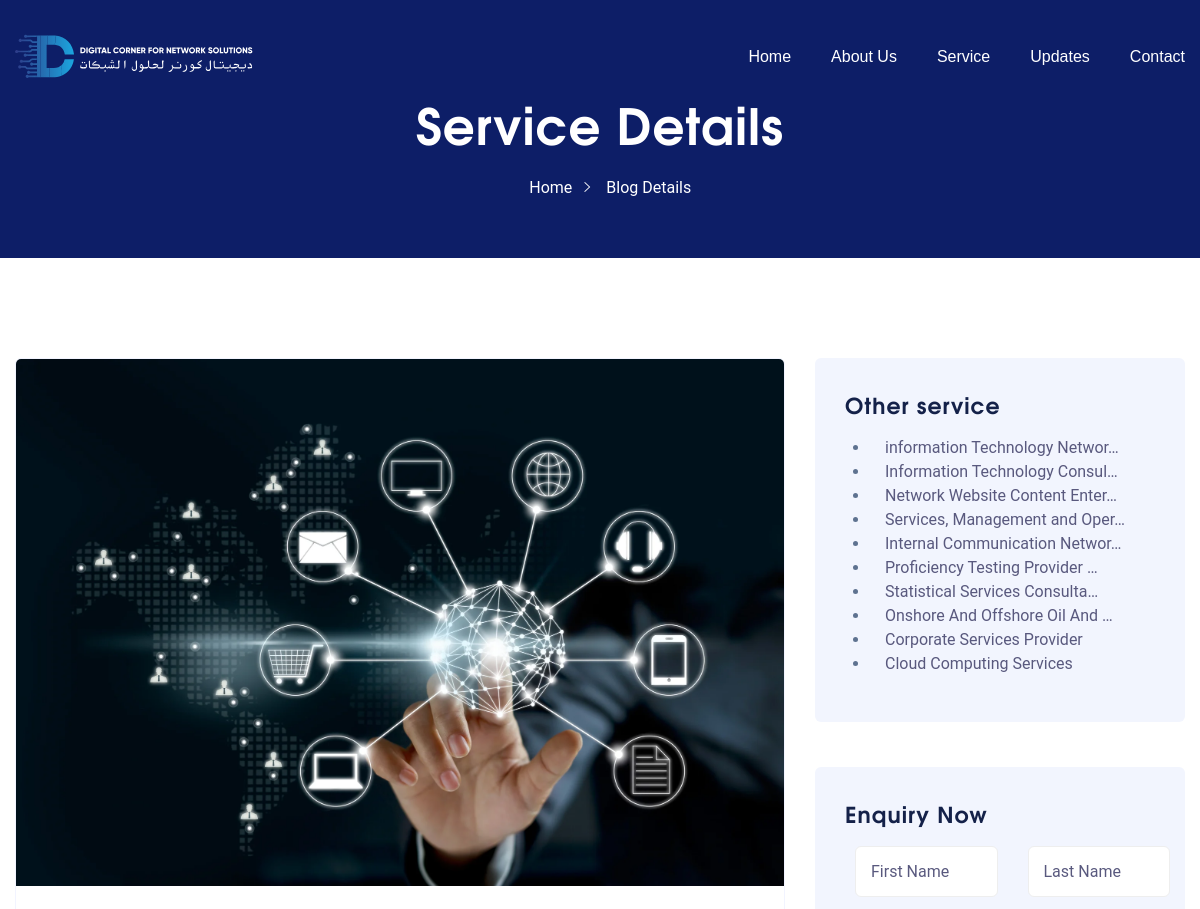
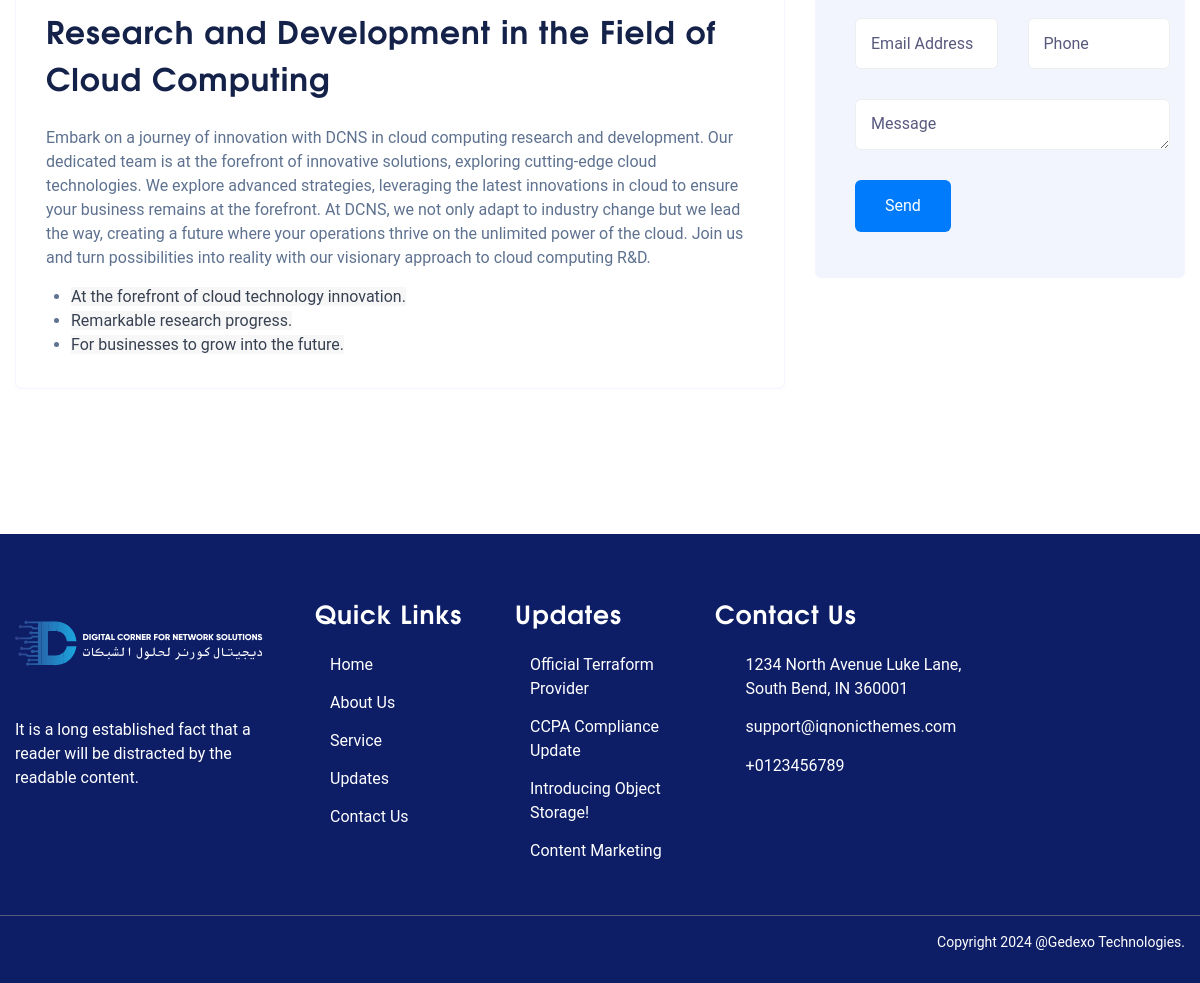
The page /service_details/research-and-development-in-the-field-of-cloud-computing on the database its author committed (2 pictures, top to bottom).
### web/models.py (models this page shows, shortened)
class Service(models.Model):
    title = models.CharField(max_length=500)
    slug = models.SlugField(max_length=500)
    image = models.ImageField(upload_to="services/img/")
    description = RichTextField(blank=True, null=True)
    is_service = models.BooleanField(default=False)
    is_home = models.BooleanField(default=False)
    is_create = models.DateTimeField(auto_now_add=True)
    class Meta:
        ordering = ["id"]
        verbose_name = "service"
        verbose_name_plural = "services"
    def get_absolute_url(self):
        return reverse("web:service_details", kwargs={"slug": self.slug})

class Updates(models.Model):
    title = models.CharField(max_length=255)
    slug = models.SlugField(unique=True)
    description = RichTextField(blank=True, null=True)
    image = models.ImageField(upload_to="web/images/update/")
    pub_date = models.DateField(auto_now_add=True)
    author = models.ForeignKey(User, on_delete=models.CASCADE, default=1)
    category = models.CharField(max_length=100, blank=True, null=True)
    is_updates = models.BooleanField(default=False)
    is_home = models.BooleanField(default=False)
    is_create = models.DateTimeField(auto_now_add=True)
    class Meta:
        ordering = [
            "id",
        ]
        verbose_name = "Updates"
        verbose_name_plural = "Updates"
    def get_absolute_url(self):
        return reverse("web:update_details", kwargs={"slug": self.slug})

### web/views.py (the view, shortened to what this page needs)
# urls.py: path("service_details/<slug:slug>", views.service_details, name="service_details"),
def service_details(request, slug):
    service = get_object_or_404(Service, slug=slug)
    other_services = Service.objects.exclude(slug=slug)
    context = {
        "service": service,
        "request": request,
        "other_services": other_services,
    }
    return render(request, "web/service_details.html", context)

### web/context_processors.py (called while the page is built)
def updates_context(request):
    updates = Updates.objects.filter(is_updates=True)
    return {"updates": updates}

### templates/web/service_details.html (shortened to what this page needs)
{% extends 'web/partials/base.html' %}
{% load static %}
{% block content %}
{% include "web/partials/header2.html" %}
<div class=" main-bg">
    <div class="container-fluid p-0">
        <div class="text-left iq-breadcrumb-one
                  iq-bg-over black     ">
            <div class="container">
                <div class="row align-items-center">
                    <div class="col-sm-12">
                        <nav aria-label="breadcrumb" class="text-center iq-breadcrumb-two">
                            <h2 class="title">
                                Service Details </h2>
                            <ol class="breadcrumb main-bg">
                                <li class="breadcrumb-item"><a href="{% url 'web:index' %}"><i
                                            class="fa fa-home mr-2"></i>Home</a></li>
                                <li class="breadcrumb-item active">Blog Details</li>
                            </ol>
                        </nav>
                    </div>
                </div>
            </div>
        </div>
    </div>
</div>
<div class="iq-blog-section overview-block-ptb">
    <div class="container">
        <div class="row">
            <div class="col-lg-8 col-sm-12 mt-lg-0 mt-5">
                <article id="post-218"
                    class="post-218 post type-post status-publish format-standard has-post-thumbnail hentry category-marketing tag-business tag-marketing">
                    <div class="iq-blog-box">
                        <div class="iq-blog-image clearfix">
                            <img src="{{ service.image.url }}" class="img-fluid" alt="qloud" />
                        </div>
                        <div class="iq-blog-detail">
                            <div class="iq-blog-meta">
                                <h3 class="widget-title">{{ service.title }}</h3>
                            </div>
                            <div class="blog-content">
                                <p>{{ service.description|safe }}</p>
                            </div>
                        </div>
                    </div>
                </article>
            </div>
            <div class="col-lg-4 col-sm-12 mt-lg-0 mt-5">
                <aside id="secondary" class="widget-area" aria-label="Blog Sidebar">
                    <div id="recent-posts-2" class="widget widget_recent_entries">
                        <h2 class="widget-title">Other service</h2>
                        <ul>
                            {% for other_service in other_services %}
                            <li>
                                <a href="{{ other_service.get_absolute_url }}">{{other_service.title|truncatechars:30}}
                                </a>
                            </li>
                            {% endfor %}
                        </ul>
                    </div>
                    <div id="recent-posts-2" class="widget widget_recent_entries">
                        <h2 class="widget-title">Enquiry Now</h2>
                        <ul>
                            <form class="row wpcf7-form ajax redirect" data-redirect="{% url 'web:service' %}"
                                method="post">
                                <div class=row>
                                    <div class="col-lg-12">
                                    </div>
                                    <div class="col-lg-6">
                                        <span class="wpcf7-form-control-wrap first-name">
                                            <input type="text" name="first_name" id="first_name" value="" size="40"
                                                class="wpcf7-form-control wpcf7-text wpcf7-validates-as-required"
                                                aria-required="true" aria-invalid="false" placeholder="First Name"
                                                required />
                                        </span>
                                    </div>
                                    <div class="col-lg-6">
                                        <span class="wpcf7-form-control-wrap last-name">
                                            <input type="text" name="last_name" id="last_name" value="" size="40"
                                                class="wpcf7-form-control wpcf7-text wpcf7-validates-as-required"
                                                aria-required="true" aria-invalid="false" placeholder="Last Name"
                                                required />
                                        </span>
                                    </div>
                                    <div class="col-lg-6">
                                        <span class="wpcf7-form-control-wrap your-email">
                                            <input type="email" name="email" id="email" value="" size="40"
                                                class="wpcf7-form-control wpcf7-text wpcf7-email wpcf7-validates-as-required wpcf7-validates-as-email"
                                                aria-required="true" aria-invalid="false" placeholder="Email Address"
                                                required />
                                        </span>
                                    </div>
                                    <div class="col-lg-6">
                                        <span class="wpcf7-form-control-wrap tel-554">
                                            <input type="tel" name="phone" id="phone" value="" size="40"
                                                class="wpcf7-form-control wpcf7-text wpcf7-tel wpcf7-validates-as-tel"
                                                aria-invalid="false" placeholder="Phone" required />
                                        </span>
                                    </div>
                                    <div class="col-lg-12">
                                        <p>
                                            <span class="wpcf7-form-control-wrap your-message">
                                                <textarea name="message" id="message" cols="40" rows="10"
                                                    class="wpcf7-form-control wpcf7-textarea" aria-invalid="false"
                                                    placeholder="Message" required></textarea>
                                            </span>
                                        </p>
                                    </div>
                                    <div class="col-lg-12">
                                        <input type="submit" value="Send" class="wpcf7-form-control wpcf7-submit" />
                                    </div>
                                </div>
                            </form>
                        </ul>
                    </div>
                </aside>
            </div>
        </div>
    </div>
</div>
{% endblock %}

### templates/web/partials/footer.html (shortened to what this page needs)
{% load static %}
<footer id="contact" class=" iq-over-dark-90">
    <div class="footer-top">
        <div class="container">
            <div class="row">
                <div class="col-lg-3 col-md-6 col-sm-6 ">
                    <div class="widget">
                        <div class="textwidget ">
                            <p><img class="mb-4 img-fluid" src="{% static 'web/images/logo.svg' %}" alt="qloud">
                                <br> It is a long established fact that a reader will be distracted by the readable
                                content.
                            </p>
                        </div>
                    </div>
                </div>
                <div class="col-lg-2 col-md-6 col-sm-6 mt-4 mt-lg-0 mt-md-0 ">
                    <div class="widget">
                        <h4 class="footer-title">Quick Links</h4>
                        <div>
                            <ul class="menu">
                                <li><a href="{% url "web:index" %}" aria-current="page">Home</a></li>
                                <li><a href="{% url "web:about" %}">About Us</a></li>
                                <li><a href="{% url "web:service" %}">Service</a></li>
                                <li><a href="{% url "web:updates" %}">Updates</a></li>
                                <li><a href="{% url "web:contact" %}">Contact Us</a></li>
                            </ul>
                        </div>
                    </div>
                </div>
                <div class="col-lg-2 col-md-6 col-sm-6 mt-lg-0 mt-4">
                    <div class="widget">
                        <h4 class="footer-title ">Updates</h4>
                        <div class="menu-about">
                            <ul id="menu-about-menu" class="menu">
                                {% for update_details in updates %}
                                <li><a href="{{ update_details.get_absolute_url }}">{{ update_details.title }}</a></li>
                                {% endfor %}
                            </ul>
                        </div>
                    </div>
                </div>
                <div class="col-lg-3 col-md-6 col-sm-6 mt-lg-0 mt-4">
                    <div class="widget">
                        <h4 class="footer-title ">Contact Us</h4>
                        <div class="row">
                            <div class="col-sm-12">
                                <ul class="iq-contact">
                                    <li>
                                        <a><i class="fa fa-home"></i><span>1234 North Avenue Luke Lane, South Bend, IN
                                                360001</span></a>
                                    </li>
                                    <li>
                                        <a href="mailto:support@iqnonicthemes.com"><i
                                                class="fa fa-envelope"></i><span>support@iqnonicthemes.com</span></a>
                                    </li>
                                    <li>
                                        <a href="tel:+0123456789"><i
                                                class="fa fa-phone"></i><span>+0123456789</span></a>
                                    </li>
                                </ul>
                            </div>
                        </div>
                    </div>
                </div>
            </div>
        </div>
    </div>
    <div class="copyright-footer">
        <div class="container">
            <div class="pt-3 pb-3">
                <div class="row justify-content-between">
                    <div class="col-lg-6 col-md-12 text-lg-left text-md-center text-center">
                        <div class="social-icone">
                            <ul>
                                <li class="d-inline"><a href="javascript:void(0)"><i class="fa fa-twitter"></i></a></li>
                                <li class="d-inline"><a href="javascript:void(0)"><i class="fa fa-instagram"></i></a>
                                </li>
                                <li class="d-inline"><a href="javascript:void(0)"><i class="fa fa-linkedin"></i></a>
                                </li>
                            </ul>
                        </div>
                    </div>
                    <div class="col-lg-6 col-md-12 text-lg-right text-md-center text-center">
                        <span class="copyright">Copyright <span id="copyright">
                            </span> @Gedexo Technologies.</span>
                    </div>
                </div>
            </div>
        </div>
    </div>
</footer>

### static/web/revslider/css/rs6.css (style rules this page uses)
.rev-scroll-btn.revs-fulldark, { background:#333; border:none; }

### static/web/css/typography.css (style rules this page uses)
html, body { overflow: inherit !important; }
body { font-family: 'Roboto', sans-serif; font-size: 1rem; font-weight: normal; line-height: 1.5; color: #5e7290; overflow-x: hidden; }
a, .button { transition: all 0.5s ease-in-out; transition: all 0.5s ease-in-out; -moz-transition: all 0.5s ease-in-out; -ms-transition: all 0.5s ease-in-out; -o-transition: all 0.5s ease-in-out; -webkit-transition: all 0.5s ease-in-out; color: #59597e; }
a, .button, input { outline: medium none !important; color: #0D1E67; }
h1, h2, h3, h4, h5, h6 { font-family: 'TeXGyreAdventor-Bold', sans-serif; color: #142149; margin: 0; -ms-word-wrap: break-word; word-wrap: break-word; line-height: 1.5; font-weight: 800; letter-spacing: 1px; }
h2 { font-size: 2.441em; }
h3 { font-size: 1.953em; }
h4 { font-size: 1.563em; }
.container { max-width: 1200px; }
.overview-block-ptb { padding: 100px 0; }
ul { margin: 0px; padding: 0px; }
.main-bg { background: #0D1E67; }
.iq-button, [type=submit] { z-index: 1; font-size: 16px; font-weight: normal; position: relative; overflow: hidden; display: inline-block; vertical-align: middle; padding: 15px 45px; background: #0D1E67; color: #ffffff; transition: all 0.5s ease-in-out; transition: all 0.5s ease-in-out; -moz-transition: all 0.5s ease-in-out; -ms-transition: all 0.5s ease-in-out; -o-transition: all 0.5s ease-in-out; -webkit-transition: all 0.5s ease-in-out; }
input, input.form-control, .form-control { width: 100%; border: 1px solid #6f6f6f; height: 52px; padding: 0 20px; margin-bottom: 0px; border-radius: 0; background: transparent; color: #ebebeb; }

### static/web/css/custom.css (style rules this page uses)
footer .footer-top .widget .textwidget img { width: 249px !important; height: 100px !important; }
.wpcf7-form input[type=text], input[type=email], input[type=password], input[type=tel], textarea { width: 100%; background: white !important; float: left; padding: 0 15px; height: 51px; line-height: 48px; border: 1px solid #eeeeee; color: #59597e; transition: all 0.5s ease-in-out; transition: all 0.5s ease-in-out; -moz-transition: all 0.5s ease-in-out; -ms-transition: all 0.5s ease-in-out; -o-transition: all 0.5s ease-in-out; -webkit-transition: all 0.5s ease-in-out; -webkit-border-radius: 6px; -moz-border-radius: 6px; border-radius: 6px; }
.iq-breadcrumb-one { display: block; padding: 40px 0 13px !important; z-index: 9; position: relative; background: #0d1e67; }

### rows shown on the page
Service: image (picture), title "Research and Development in the Field of Cloud Computing", description "Embark on a journey of innovation with DCNS in cloud computing research and development. Our dedicated team is at the forefront of innovative solutions, exploring cutting-edge cloud technologies. We explore advanced strategies, leveraging the latest innovations in cloud to ensure your business remains at the forefront. At DCNS, we not only adapt to industry change but we lead the way, creating a future where your operations thrive on the unlimited power of the cloud. Join us and turn possibilities into reality with our visionary approach to cloud computing R&D. At the forefront of cloud technology innovation. Remarkable research progress. For businesses to grow into the future."
Service: title "information Technology Networ…"
Service: title "Information Technology Consul…"
Service: title "Network Website Content Enter…"
Service: title "Services, Management and Oper…"
Service: title "Internal Communication Networ…"
Service: title "Proficiency Testing Provider …"
Service: title "Statistical Services Consulta…"
Service: title "Onshore And Offshore Oil And …"
Service: title "Corporate Services Provider"
Service: title "Cloud Computing Services"
Updates: title "Official Terraform Provider"
Updates: title "CCPA Compliance Update"
Updates: title "Introducing Object Storage!"
Updates: title "Content Marketing"
